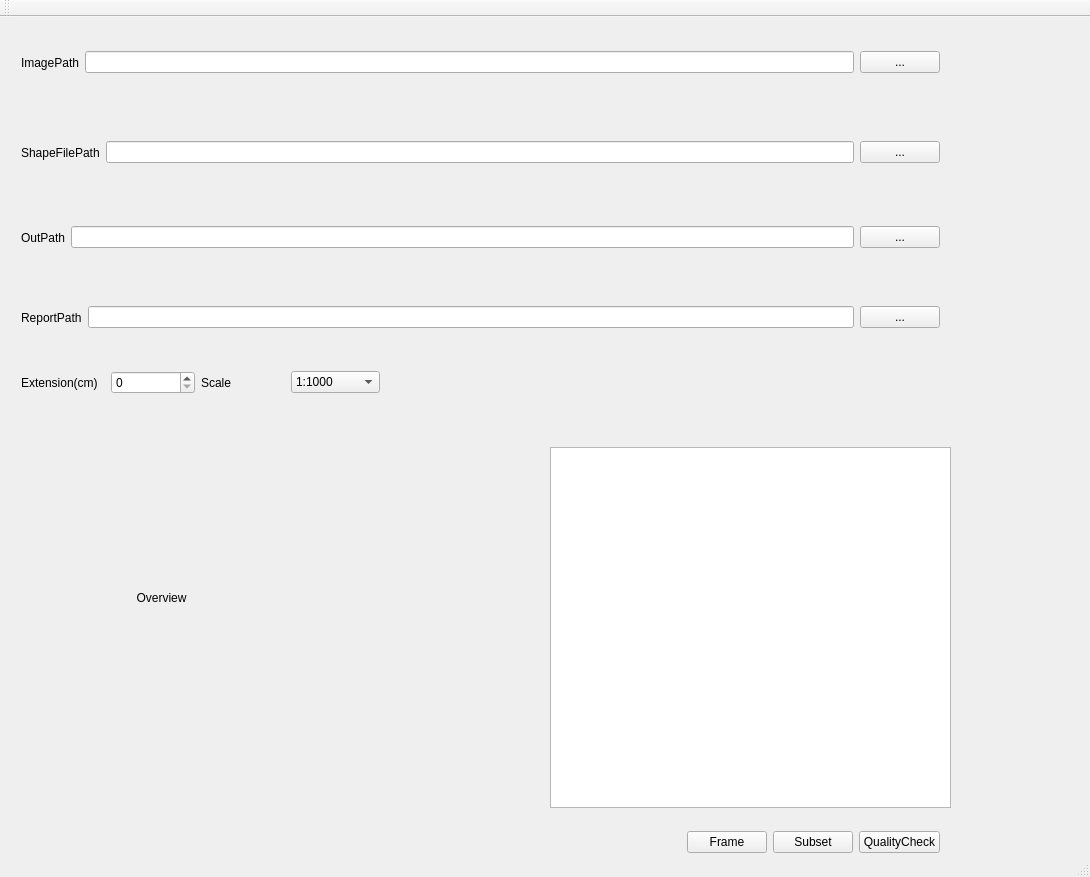
<?xml version="1.0" encoding="UTF-8"?>
<ui version="4.0">
 <class>FrameImageClass</class>
 <widget class="QMainWindow" name="FrameImageClass">
  <property name="geometry">
   <rect>
    <x>0</x>
    <y>0</y>
    <width>1090</width>
    <height>877</height>
   </rect>
  </property>
  <property name="windowTitle">
   <string>FrameImage</string>
  </property>
  <widget class="QWidget" name="centralWidget">
   <widget class="QWidget" name="horizontalLayoutWidget">
    <property name="geometry">
     <rect>
      <x>10</x>
      <y>800</y>
      <width>941</width>
      <height>51</height>
     </rect>
    </property>
    <layout class="QHBoxLayout" name="horizontalLayout">
     <item>
      <spacer name="horizontalSpacer">
       <property name="orientation">
        <enum>Qt::Horizontal</enum>
       </property>
       <property name="sizeHint" stdset="0">
        <size>
         <width>40</width>
         <height>20</height>
        </size>
       </property>
      </spacer>
     </item>
     <item>
      <widget class="QPushButton" name="pushButtonFrame">
       <property name="text">
        <string>Frame</string>
       </property>
      </widget>
     </item>
     <item>
      <widget class="QPushButton" name="pushButtonSubset">
       <property name="text">
        <string>Subset</string>
       </property>
      </widget>
     </item>
     <item>
      <widget class="QPushButton" name="pushButtonQualitycheck">
       <property name="text">
        <string>QualityCheck</string>
       </property>
      </widget>
     </item>
    </layout>
   </widget>
   <widget class="QWidget" name="horizontalLayoutWidget_2">
    <property name="geometry">
     <rect>
      <x>10</x>
      <y>10</y>
      <width>941</width>
      <height>71</height>
     </rect>
    </property>
    <layout class="QHBoxLayout" name="horizontalLayout_2">
     <item>
      <widget class="QLabel" name="label">
       <property name="text">
        <string>ImagePath</string>
       </property>
      </widget>
     </item>
     <item>
      <widget class="QLineEdit" name="lineEdit_InputImage"/>
     </item>
     <item>
      <widget class="QPushButton" name="pushButton_OpenImage">
       <property name="text">
        <string>...</string>
       </property>
      </widget>
     </item>
    </layout>
   </widget>
   <widget class="QWidget" name="horizontalLayoutWidget_3">
    <property name="geometry">
     <rect>
      <x>10</x>
      <y>100</y>
      <width>941</width>
      <height>71</height>
     </rect>
    </property>
    <layout class="QHBoxLayout" name="horizontalLayout_3">
     <item>
      <widget class="QLabel" name="label_2">
       <property name="text">
        <string>ShapeFilePath</string>
       </property>
      </widget>
     </item>
     <item>
      <widget class="QLineEdit" name="lineEdit_OutShp"/>
     </item>
     <item>
      <widget class="QPushButton" name="pushButton_ShapeFile">
       <property name="text">
        <string>...</string>
       </property>
      </widget>
     </item>
    </layout>
   </widget>
   <widget class="QWidget" name="horizontalLayoutWidget_4">
    <property name="geometry">
     <rect>
      <x>10</x>
      <y>180</y>
      <width>941</width>
      <height>81</height>
     </rect>
    </property>
    <layout class="QHBoxLayout" name="horizontalLayout_4">
     <item>
      <widget class="QLabel" name="label_3">
       <property name="text">
        <string>OutPath</string>
       </property>
      </widget>
     </item>
     <item>
      <widget class="QLineEdit" name="lineEdit_OutImage"/>
     </item>
     <item>
      <widget class="QPushButton" name="pushButton_OutPath">
       <property name="text">
        <string>...</string>
       </property>
      </widget>
     </item>
    </layout>
   </widget>
   <widget class="QWidget" name="horizontalLayoutWidget_5">
    <property name="geometry">
     <rect>
      <x>10</x>
      <y>270</y>
      <width>941</width>
      <height>61</height>
     </rect>
    </property>
    <layout class="QHBoxLayout" name="horizontalLayout_5">
     <item>
      <widget class="QLabel" name="label_4">
       <property name="text">
        <string>ReportPath</string>
       </property>
      </widget>
     </item>
     <item>
      <widget class="QLineEdit" name="lineEdit_4"/>
     </item>
     <item>
      <widget class="QPushButton" name="pushButtonReportPath">
       <property name="text">
        <string>...</string>
       </property>
      </widget>
     </item>
    </layout>
   </widget>
   <widget class="QWidget" name="horizontalLayoutWidget_6">
    <property name="geometry">
     <rect>
      <x>10</x>
      <y>340</y>
      <width>381</width>
      <height>51</height>
     </rect>
    </property>
    <layout class="QHBoxLayout" name="horizontalLayout_6">
     <item>
      <widget class="QLabel" name="label_5">
       <property name="text">
        <string>Extension(cm)</string>
       </property>
      </widget>
     </item>
     <item>
      <widget class="QSpinBox" name="spinBox"/>
     </item>
     <item>
      <widget class="QLabel" name="label_Scale">
       <property name="text">
        <string>Scale</string>
       </property>
      </widget>
     </item>
     <item>
      <widget class="QComboBox" name="comboBoxScale">
       <property name="currentIndex">
        <number>9</number>
       </property>
       <item>
        <property name="text">
         <string>1:1000000</string>
        </property>
       </item>
       <item>
        <property name="text">
         <string>1:500000</string>
        </property>
       </item>
       <item>
        <property name="text">
         <string>1:250000</string>
        </property>
       </item>
       <item>
        <property name="text">
         <string>1:100000</string>
        </property>
       </item>
       <item>
        <property name="text">
         <string>1:50000</string>
        </property>
       </item>
       <item>
        <property name="text">
         <string>1:25000</string>
        </property>
       </item>
       <item>
        <property name="text">
         <string>1:10000</string>
        </property>
       </item>
       <item>
        <property name="text">
         <string>1:5000</string>
        </property>
       </item>
       <item>
        <property name="text">
         <string>1:2000</string>
        </property>
       </item>
       <item>
        <property name="text">
         <string>1:1000</string>
        </property>
       </item>
       <item>
        <property name="text">
         <string>1:500</string>
        </property>
       </item>
      </widget>
     </item>
    </layout>
   </widget>
   <widget class="QTextEdit" name="textEdit">
    <property name="geometry">
     <rect>
      <x>550</x>
      <y>430</y>
      <width>401</width>
      <height>361</height>
     </rect>
    </property>
   </widget>
   <widget class="QLabel" name="label_Image">
    <property name="geometry">
     <rect>
      <x>21</x>
      <y>400</y>
      <width>281</width>
      <height>361</height>
     </rect>
    </property>
    <property name="text">
     <string>Overview</string>
    </property>
    <property name="textFormat">
     <enum>Qt::PlainText</enum>
    </property>
    <property name="alignment">
     <set>Qt::AlignCenter</set>
    </property>
   </widget>
  </widget>
  <widget class="QToolBar" name="mainToolBar">
   <attribute name="toolBarArea">
    <enum>TopToolBarArea</enum>
   </attribute>
   <attribute name="toolBarBreak">
    <bool>false</bool>
   </attribute>
  </widget>
  <widget class="QStatusBar" name="statusBar"/>
 </widget>
 <layoutdefault spacing="6" margin="11"/>
 <resources>
  <include location="FrameImage.qrc"/>
 </resources>
 <connections/>
</ui>
